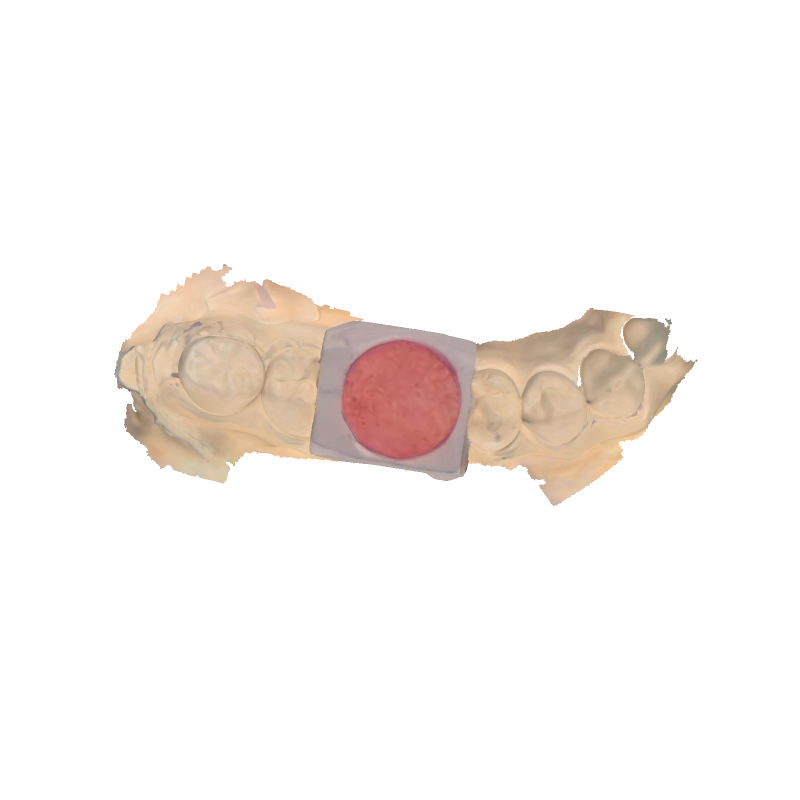
#> input picture visualizations/BioCal3D_Manuscript_Figures/BioCal3D_Manuscript_Figures/assets/fresh_full_baseline.png, 1600 x 1600 px (shown at 1/2 size)
$ python build_mounting.py
#> lines starting #> are read from the running program, lines starting #| are printed output that depends on the picture
"""Label the actual TRIOS5 mounting arrangement without altering image colours."""
from pathlib import Path
import json
import matplotlib
matplotlib.use('Agg')
import matplotlib.pyplot as plt
from matplotlib.patches import FancyArrowPatch
from PIL import Image

ROOT = Path(__file__).resolve().parent
W, H = 3.5, 2.30
plt.rcParams.update({'font.family':'DejaVu Sans', 'svg.fonttype':'none', 'pdf.fonttype':42})
fig = plt.figure(figsize=(W, H), facecolor='white')
ax = fig.add_axes([0, 0, 1, 1]); ax.set_xlim(0, W); ax.set_ylim(H, 0); ax.axis('off')
ax.set_zorder(5); ax.patch.set_alpha(0)
crop = (185, 480, 1440, 1060)
x, y, width = .12, .70, 3.26
im = Image.open(ROOT/'assets'/'fresh_full_baseline.png').convert('RGB').crop(crop)
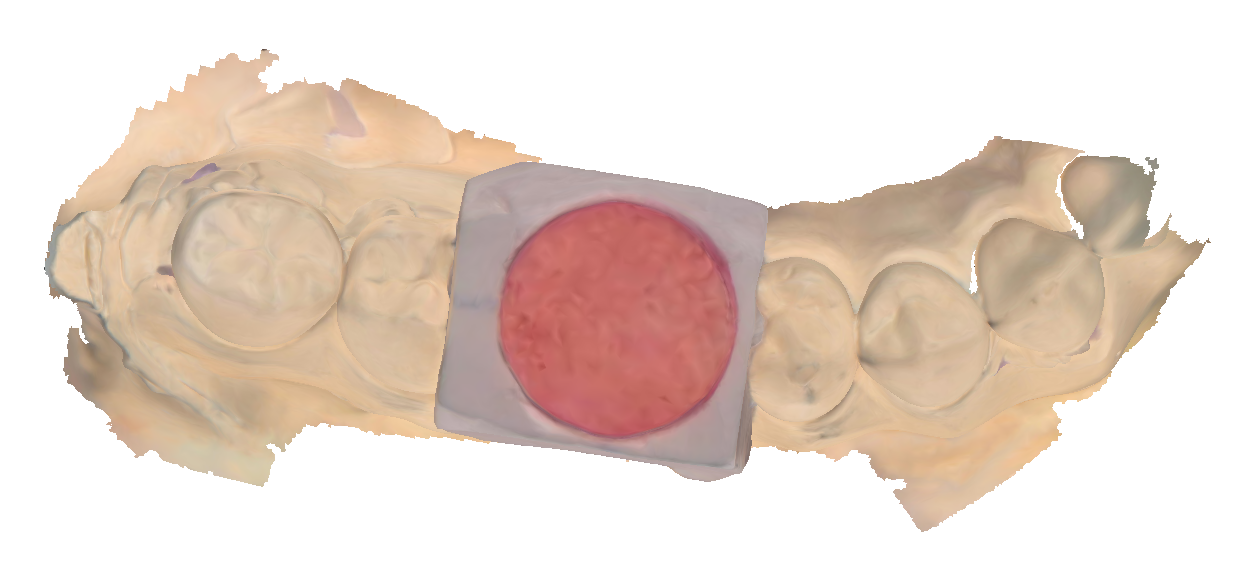
#> im: PIL image 1255x580 RGB; mean R, G, B 231.8, 215.8, 205.6
height = width * im.height / im.width
#> height = 1.51
photo = fig.add_axes([x/W, 1-(y+height)/H, width/W, height/H])
photo.imshow(im, interpolation='none'); photo.axis('off')


def point(px, py): return x + (px-crop[0])*width/im.width, y + (py-crop[1])*height/im.height


def label(title, tx, start, target):
    ax.text(tx, .13, title, ha='center', va='top', fontsize=8.5, color='#172832', linespacing=1.2)
    # Straight leaders point to observed anatomical/model features.
    ax.add_patch(FancyArrowPatch(start, point(*target), arrowstyle='-|>', mutation_scale=5.5,
                                linewidth=.65, color='#253d49', shrinkA=0, shrinkB=0))


label('Dental\nmodel', .46, (.46, .55), (440, 770))
label('Specimen\nholder', 1.65, (1.65, .55), (670, 690))
label('Circular\nspecimen', 2.97, (2.97, .55), (855, 815))
for suffix in ('png', 'pdf', 'svg'):
    fig.savefig(ROOT/f'Figure_1_Mounting_Arrangement.{suffix}', dpi=600, facecolor='white')
#> this loop made 3 passes
#> pass 1, `fig.savefig(ROOT/f'Figure_1_Mounting_Arrangement.{suffix}', dpi=600, f..`:
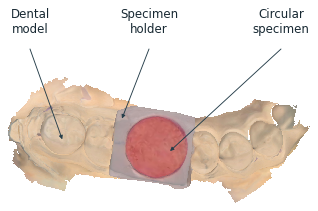
#> figure drawn by matplotlib, 2 panels
(ROOT/'mounting_annotation_record.json').write_text(json.dumps({'source':'assets/fresh_full_baseline.png',
 'crop':crop, 'leader_targets_in_source_pixels':{'dental_model':[440,770],'specimen_holder':[670,690],
 'circular_specimen':[855,815]}, 'policy':'No colour correction or reconstruction. Labels and arrows overlaid on the supplied scan rendering.'},indent=2))
print('Created labelled mounting figure, PNG/PDF/SVG.')

$ run again, with visualizations/BioCal3D_Manuscript_Figures/BioCal3D_Manuscript_Figures/assets/fresh_baseline.png copied over visualizations/BioCal3D_Manuscript_Figures/BioCal3D_Manuscript_Figures/assets/fresh_full_baseline.png
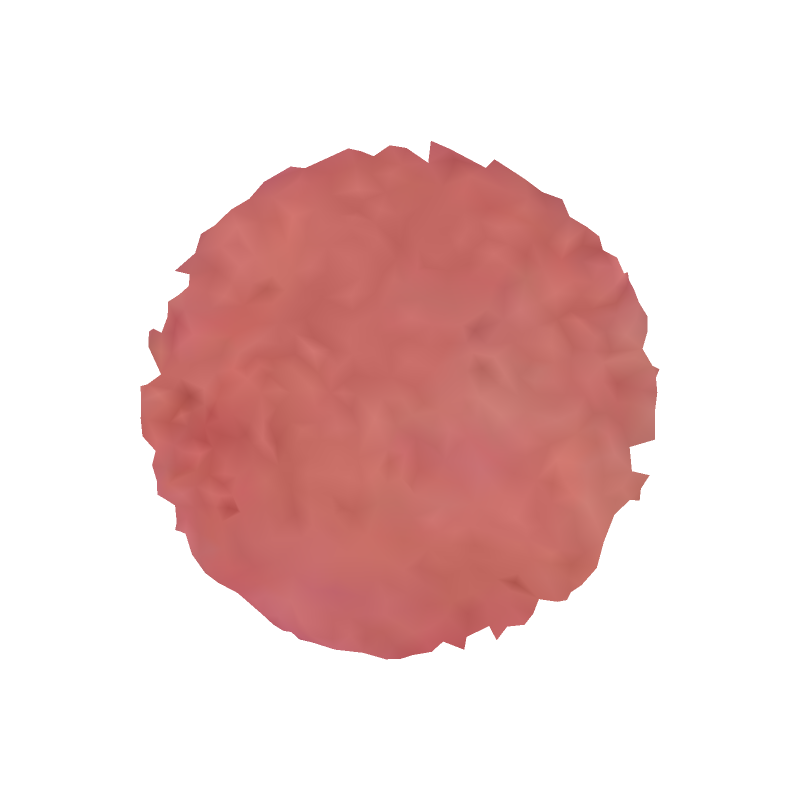
#> input picture visualizations/BioCal3D_Manuscript_Figures/BioCal3D_Manuscript_Figures/assets/fresh_baseline.png, 1600 x 1600 px (shown at 1/2 size)
#> `im = Image.open(ROOT/'assets'/'fresh_full_baseline.png').convert('RGB'..`:
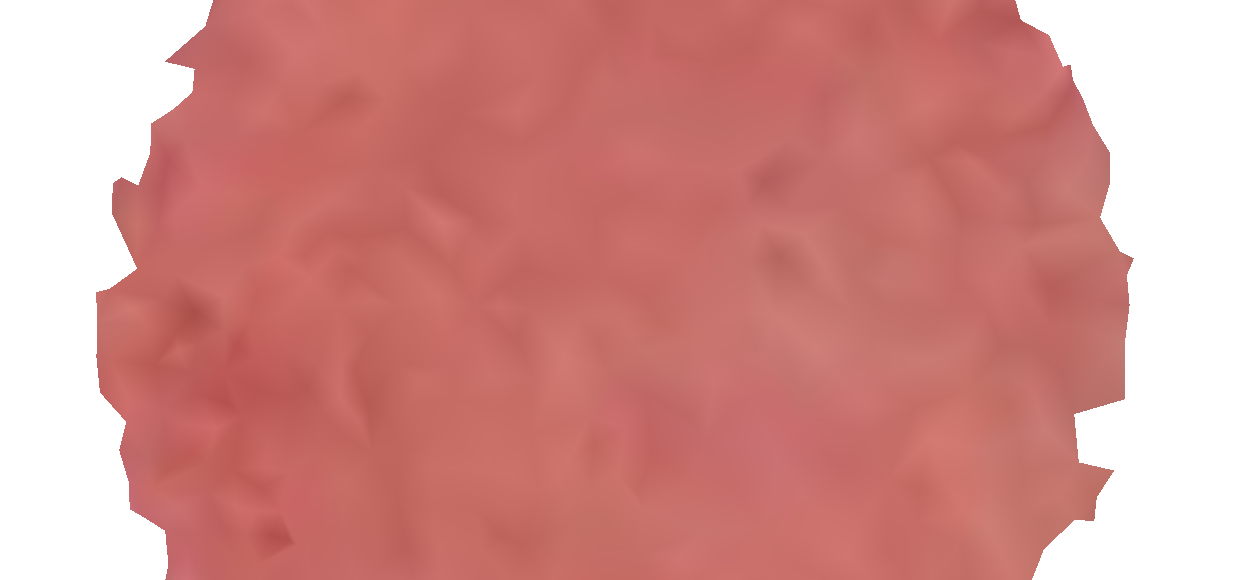
#> im: PIL image 1255x580 RGB; mean R, G, B 211, 143.4, 139.5
#> the loop `for suffix in ('png', 'pdf', 'svg'):` made 3 passes
#> pass 1, `fig.savefig(ROOT/f'Figure_1_Mounting_Arrangement.{suffix}', dpi=600, f..`:
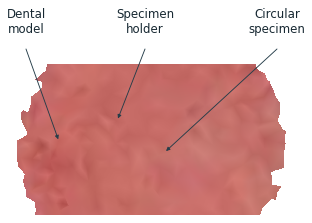
#> figure drawn by matplotlib, 2 panels
